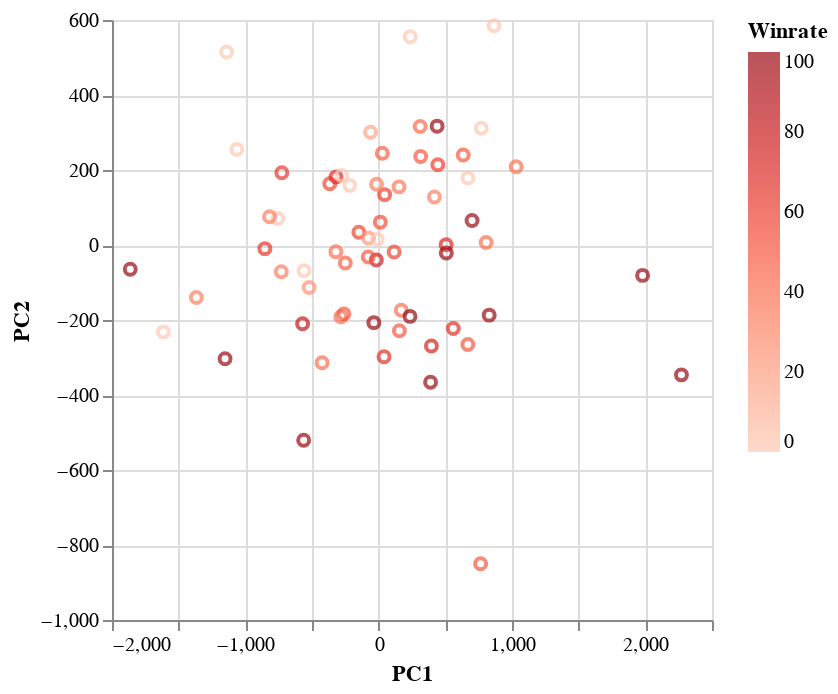

Notebook code cell kept with this figure:
### Code cell
alt.Chart(df_plot).mark_point().encode(
    x='PC1',
    y='PC2',
    tooltip=['Champion','Winrate','Picks'],
    color=alt.Color('Winrate', scale=alt.Scale(scheme='reds'))
)
#PCA ne permet pas de faire de distinctions car les variations de statistiques entre champions sont inhérentes à leurs roles dans la partie.
#Il faudrait mieux analyser les champions selon leur rôle (Top,Jgl,Mid,Adc,Supp) et avec moins de variables
#On ne peut rien déduire de cette PCA.

### Figure 1 — Vega-Lite specification as saved in the notebook (floating-point values rounded to 4 significant figures)
{"config": {"view": {"continuousWidth": 300, "continuousHeight": 300}}, "data": {"name": "data-d47ed4bd3402a98e8ca9aa3cf330eef0"}, "mark": {"type": "point"}, "encoding": {"color": {"field": "Winrate", "scale": {"scheme": "reds"}, "type": "quantitative"}, "tooltip": [{"field": "Champion", "type": "nominal"}, {"field": "Winrate", "type": "quantitative"}, {"field": "Picks", "type": "quantitative"}], "x": {"field": "PC1", "type": "quantitative"}, "y": {"field": "PC2", "type": "quantitative"}}, "$schema": "https://vega.github.io/schema/vega-lite/v5.20.1.json", "datasets": {"data-d47ed4bd3402a98e8ca9aa3cf330eef0": [{"Champion": " Aurora", "Picks": 9, "Bans": 30, "Presence": 100.0, "Wins": 7.0, "Losses": 2.0, "Winrate": 78.0, "KDA": 6.6, "Avg BT": "3.6", "GT": "32:52:00", "CSM": 7.9, "DPM": 678.0, "GPM": 402.0, "CSD@15": 0.6, "GD@15": 76.0, "XPD@15": -10.0, "PC1": -17.49, "PC2": -39.75}, {"Champion": " Yone", "Picks": 18, "Bans": 19, "Presence": 95.0, "Wins": 13.0, "Losses": 5.0, "Winrate": 72.0, "KDA": 4.4, "Avg BT": "3.2", "GT": "32:14:00", "CSM": 9.6, "DPM": 711.0, "GPM": 451.0, "CSD@15": 6.7, "GD@15": 434.0, "XPD@15": 372.0, "PC1": 506.0, "PC2": 0.6501}, {"Champion": " Rell", "Picks": 26, "Bans": 5, "Presence": 79.0, "Wins": 15.0, "Losses": 11.0, "Winrate": 58.0, "KDA": 3.0, "Avg BT": "8.8", "GT": "34:22:00", "CSM": 1.0, "DPM": 144.0, "GPM": 247.0, "CSD@15": -0.5, "GD@15": 11.0, "XPD@15": -58.0, "PC1": -148.8, "PC2": 33.86}, {"Champion": " Jax", "Picks": 15, "Bans": 15, "Presence": 77.0, "Wins": 6.0, "Losses": 9.0, "Winrate": 40.0, "KDA": 2.6, "Avg BT": "5", "GT": "35:00:00", "CSM": 7.8, "DPM": 403.0, "GPM": 396.0, "CSD@15": -8.9, "GD@15": -128.0, "XPD@15": -201.0, "PC1": -321.0, "PC2": -17.9}, {"Champion": " Skarner", "Picks": 13, "Bans": 17, "Presence": 77.0, "Wins": 7.0, "Losses": 6.0, "Winrate": 54.0, "KDA": 3.9, "Avg BT": "4", "GT": "31:48:00", "CSM": 5.8, "DPM": 372.0, "GPM": 332.0, "CSD@15": 2.4, "GD@15": 77.0, "XPD@15": 77.0, "PC1": 12.4, "PC2": 60.93}, {"Champion": " Ziggs", "Picks": 5, "Bans": 24, "Presence": 74.0, "Wins": 2.0, "Losses": 3.0, "Winrate": 40.0, "KDA": 3.9, "Avg BT": "4.5", "GT": "32:33:00", "CSM": 9.7, "DPM": 735.0, "GPM": 451.0, "CSD@15": 15.0, "GD@15": 685.0, "XPD@15": 877.0, "PC1": 1031.0, "PC2": 208.6}, {"Champion": " Ashe", "Picks": 5, "Bans": 23, "Presence": 72.0, "Wins": 3.0, "Losses": 2.0, "Winrate": 60.0, "KDA": 6.6, "Avg BT": "6.4", "GT": "34:26:00", "CSM": 9.7, "DPM": 654.0, "GPM": 457.0, "CSD@15": -1.6, "GD@15": 4.0, "XPD@15": 164.0, "PC1": 44.64, "PC2": 134.3}, {"Champion": " Gnar", "Picks": 17, "Bans": 11, "Presence": 72.0, "Wins": 11.0, "Losses": 6.0, "Winrate": 65.0, "KDA": 3.1, "Avg BT": "4", "GT": "32:43:00", "CSM": 8.0, "DPM": 520.0, "GPM": 402.0, "CSD@15": -6.6, "GD@15": -551.0, "XPD@15": -547.0, "PC1": -853.5, "PC2": -9.716}, {"Champion": " Kaisa", "Picks": 18, "Bans": 10, "Presence": 72.0, "Wins": 10.0, "Losses": 8.0, "Winrate": 56.0, "KDA": 5.9, "Avg BT": "8.4", "GT": "33:01:00", "CSM": 10.0, "DPM": 792.0, "GPM": 472.0, "CSD@15": -4.8, "GD@15": -344.0, "XPD@15": -86.0, "PC1": -366.6, "PC2": 163.2}, {"Champion": " Poppy", "Picks": 9, "Bans": 17, "Presence": 67.0, "Wins": 2.0, "Losses": 7.0, "Winrate": 22.0, "KDA": 1.9, "Avg BT": "6.5", "GT": "35:25:00", "CSM": 2.6, "DPM": 256.0, "GPM": 261.0, "CSD@15": 2.4, "GD@15": 61.0, "XPD@15": -20.0, "PC1": -76.45, "PC2": 18.82}, {"Champion": " Kalista", "Picks": 11, "Bans": 15, "Presence": 67.0, "Wins": 9.0, "Losses": 2.0, "Winrate": 82.0, "KDA": 5.5, "Avg BT": "7.4", "GT": "34:39:00", "CSM": 9.1, "DPM": 605.0, "GPM": 447.0, "CSD@15": -7.6, "GD@15": -218.0, "XPD@15": -504.0, "PC1": -570.5, "PC2": -210.0}, {"Champion": " Vi", "Picks": 15, "Bans": 9, "Presence": 62.0, "Wins": 7.0, "Losses": 8.0, "Winrate": 47.0, "KDA": 2.6, "Avg BT": "4.3", "GT": "34:31:00", "CSM": 6.1, "DPM": 295.0, "GPM": 345.0, "CSD@15": -3.0, "GD@15": -27.0, "XPD@15": 224.0, "PC1": 27.35, "PC2": 244.4}, {"Champion": " Jhin", "Picks": 14, "Bans": 9, "Presence": 59.0, "Wins": 5.0, "Losses": 9.0, "Winrate": 36.0, "KDA": 5.3, "Avg BT": "8.2", "GT": "33:09:00", "CSM": 9.6, "DPM": 593.0, "GPM": 419.0, "CSD@15": 4.9, "GD@15": 83.0, "XPD@15": 248.0, "PC1": 152.7, "PC2": 155.0}, {"Champion": " Rumble", "Picks": 10, "Bans": 12, "Presence": 56.0, "Wins": 6.0, "Losses": 4.0, "Winrate": 60.0, "KDA": 4.1, "Avg BT": "3.5", "GT": "33:53:00", "CSM": 7.6, "DPM": 679.0, "GPM": 388.0, "CSD@15": 3.4, "GD@15": 251.0, "XPD@15": 487.0, "PC1": 443.8, "PC2": 214.1}, {"Champion": " Leona", "Picks": 16, "Bans": 5, "Presence": 54.0, "Wins": 11.0, "Losses": 5.0, "Winrate": 69.0, "KDA": 2.8, "Avg BT": "9.4", "GT": "34:05:00", "CSM": 1.1, "DPM": 189.0, "GPM": 246.0, "CSD@15": -1.8, "GD@15": -225.0, "XPD@15": -60.0, "PC1": -319.9, "PC2": 181.7}, {"Champion": " Sejuani", "Picks": 15, "Bans": 6, "Presence": 54.0, "Wins": 7.0, "Losses": 8.0, "Winrate": 47.0, "KDA": 3.4, "Avg BT": "5.3", "GT": "33:11:00", "CSM": 5.5, "DPM": 302.0, "GPM": 318.0, "CSD@15": -4.1, "GD@15": -36.0, "XPD@15": -181.0, "PC1": -250.3, "PC2": -47.89}, {"Champion": " Orianna", "Picks": 9, "Bans": 11, "Presence": 51.0, "Wins": 3.0, "Losses": 6.0, "Winrate": 33.0, "KDA": 3.5, "Avg BT": "2.5", "GT": "33:47:00", "CSM": 8.1, "DPM": 587.0, "GPM": 382.0, "CSD@15": 8.1, "GD@15": -45.0, "XPD@15": 139.0, "PC1": -15.87, "PC2": 162.2}, {"Champion": " Renekton", "Picks": 7, "Bans": 13, "Presence": 51.0, "Wins": 3.0, "Losses": 4.0, "Winrate": 43.0, "KDA": 2.0, "Avg BT": "4.1", "GT": "36:41:00", "CSM": 8.1, "DPM": 381.0, "GPM": 386.0, "CSD@15": 10.1, "GD@15": 123.0, "XPD@15": 470.0, "PC1": 311.2, "PC2": 316.1}, {"Champion": " Smolder", "Picks": 12, "Bans": 7, "Presence": 49.0, "Wins": 3.0, "Losses": 9.0, "Winrate": 25.0, "KDA": 2.8, "Avg BT": "6.1", "GT": "33:15:00", "CSM": 9.7, "DPM": 801.0, "GPM": 428.0, "CSD@15": -6.2, "GD@15": -269.0, "XPD@15": -399.0, "PC1": -521.2, "PC2": -113.4}, {"Champion": " Ahri", "Picks": 12, "Bans": 4, "Presence": 41.0, "Wins": 7.0, "Losses": 5.0, "Winrate": 58.0, "KDA": 6.7, "Avg BT": "5.5", "GT": "35:04:00", "CSM": 8.6, "DPM": 699.0, "GPM": 429.0, "CSD@15": -0.8, "GD@15": 157.0, "XPD@15": 97.0, "PC1": 116.1, "PC2": -18.46}, {"Champion": " Ezreal", "Picks": 5, "Bans": 11, "Presence": 41.0, "Wins": 2.0, "Losses": 3.0, "Winrate": 40.0, "KDA": 4.3, "Avg BT": "7.8", "GT": "34:58:00", "CSM": 10.0, "DPM": 832.0, "GPM": 445.0, "CSD@15": 6.8, "GD@15": -44.0, "XPD@15": -297.0, "PC1": -283.6, "PC2": -191.2}, {"Champion": " Renata Glasc", "Picks": 6, "Bans": 10, "Presence": 41.0, "Wins": 3.0, "Losses": 3.0, "Winrate": 50.0, "KDA": 3.3, "Avg BT": "7.1", "GT": "34:55:00", "CSM": 1.2, "DPM": 194.0, "GPM": 252.0, "CSD@15": -1.8, "GD@15": 215.0, "XPD@15": 404.0, "PC1": 315.4, "PC2": 235.8}, {"Champion": " Maokai", "Picks": 8, "Bans": 6, "Presence": 36.0, "Wins": 5.0, "Losses": 3.0, "Winrate": 63.0, "KDA": 3.7, "Avg BT": "6.3", "GT": "33:20:00", "CSM": 5.1, "DPM": 284.0, "GPM": 311.0, "CSD@15": -8.5, "GD@15": -555.0, "XPD@15": -318.0, "PC1": -726.1, "PC2": 192.5}, {"Champion": " Nocturne", "Picks": 10, "Bans": 4, "Presence": 36.0, "Wins": 5.0, "Losses": 5.0, "Winrate": 50.0, "KDA": 4.5, "Avg BT": "6", "GT": "32:51:00", "CSM": 6.5, "DPM": 330.0, "GPM": 352.0, "CSD@15": 5.2, "GD@15": 76.0, "XPD@15": -52.0, "PC1": -78.0, "PC2": -32.19}, {"Champion": " Lucian", "Picks": 3, "Bans": 9, "Presence": 31.0, "Wins": 0.0, "Losses": 3.0, "Winrate": 0.0, "KDA": 2.2, "Avg BT": "5.6", "GT": "40:23:00", "CSM": 8.6, "DPM": 667.0, "GPM": 384.0, "CSD@15": 2.7, "GD@15": -266.0, "XPD@15": -17.0, "PC1": -276.3, "PC2": 185.3}, {"Champion": " Xayah", "Picks": 5, "Bans": 7, "Presence": 31.0, "Wins": 2.0, "Losses": 3.0, "Winrate": 40.0, "KDA": 2.8, "Avg BT": "9", "GT": "32:39:00", "CSM": 10.4, "DPM": 670.0, "GPM": 460.0, "CSD@15": -1.0, "GD@15": 305.0, "XPD@15": 17.0, "PC1": 169.5, "PC2": -173.8}, {"Champion": " Rakan", "Picks": 6, "Bans": 6, "Presence": 31.0, "Wins": 1.0, "Losses": 5.0, "Winrate": 17.0, "KDA": 3.1, "Avg BT": "8.3", "GT": "30:42:00", "CSM": 1.3, "DPM": 132.0, "GPM": 239.0, "CSD@15": -0.3, "GD@15": -101.0, "XPD@15": 199.0, "PC1": -60.9, "PC2": 300.7}, {"Champion": " Alistar", "Picks": 5, "Bans": 6, "Presence": 28.0, "Wins": 0.0, "Losses": 5.0, "Winrate": 0.0, "KDA": 1.2, "Avg BT": "8.8", "GT": "32:13:00", "CSM": 1.1, "DPM": 114.0, "GPM": 209.0, "CSD@15": 4.6, "GD@15": -116.0, "XPD@15": -13.0, "PC1": -216.2, "PC2": 159.0}, {"Champion": " KSante", "Picks": 6, "Bans": 5, "Presence": 28.0, "Wins": 2.0, "Losses": 4.0, "Winrate": 33.0, "KDA": 2.9, "Avg BT": "6.8", "GT": "31:35:00", "CSM": 7.1, "DPM": 359.0, "GPM": 361.0, "CSD@15": 0.2, "GD@15": 336.0, "XPD@15": 399.0, "PC1": 418.0, "PC2": 127.9}, {"Champion": " Ivern", "Picks": 3, "Bans": 7, "Presence": 26.0, "Wins": 2.0, "Losses": 1.0, "Winrate": 67.0, "KDA": 6.2, "Avg BT": "2.7", "GT": "39:05:00", "CSM": 5.9, "DPM": 176.0, "GPM": 341.0, "CSD@15": 0.3, "GD@15": 366.0, "XPD@15": -174.0, "PC1": 40.23, "PC2": -298.2}, {"Champion": " Nautilus", "Picks": 5, "Bans": 3, "Presence": 21.0, "Wins": 2.0, "Losses": 3.0, "Winrate": 40.0, "KDA": 1.6, "Avg BT": "9", "GT": "29:08:00", "CSM": 1.2, "DPM": 199.0, "GPM": 248.0, "CSD@15": 1.2, "GD@15": 33.0, "XPD@15": -501.0, "PC1": -424.1, "PC2": -314.2}, {"Champion": " Akali", "Picks": 5, "Bans": 2, "Presence": 18.0, "Wins": 0.0, "Losses": 5.0, "Winrate": 0.0, "KDA": 0.9, "Avg BT": "3", "GT": "27:54:00", "CSM": 8.2, "DPM": 444.0, "GPM": 352.0, "CSD@15": -7.0, "GD@15": -1107.0, "XPD@15": -351.0, "PC1": -1141.0, "PC2": 514.7}, {"Champion": " Braum", "Picks": 4, "Bans": 3, "Presence": 18.0, "Wins": 4.0, "Losses": 0.0, "Winrate": 100.0, "KDA": 6.6, "Avg BT": "6.7", "GT": "35:12:00", "CSM": 1.1, "DPM": 189.0, "GPM": 263.0, "CSD@15": 2.8, "GD@15": 617.0, "XPD@15": 536.0, "PC1": 700.5, "PC2": 65.47}, {"Champion": " Neeko", "Picks": 5, "Bans": 2, "Presence": 18.0, "Wins": 2.0, "Losses": 3.0, "Winrate": 40.0, "KDA": 3.2, "Avg BT": "6", "GT": "30:45:00", "CSM": 5.3, "DPM": 494.0, "GPM": 336.0, "CSD@15": 10.0, "GD@15": 693.0, "XPD@15": 568.0, "PC1": 806.1, "PC2": 6.728}, {"Champion": " Tristana", "Picks": 3, "Bans": 3, "Presence": 15.0, "Wins": 1.0, "Losses": 2.0, "Winrate": 33.0, "KDA": 3.5, "Avg BT": "7.7", "GT": "32:16:00", "CSM": 8.9, "DPM": 639.0, "GPM": 430.0, "CSD@15": -10.7, "GD@15": -434.0, "XPD@15": -508.0, "PC1": -730.2, "PC2": -71.37}, {"Champion": " Brand", "Picks": 1, "Bans": 4, "Presence": 13.0, "Wins": 1.0, "Losses": 0.0, "Winrate": 100.0, "KDA": 8.0, "Avg BT": "4", "GT": "33:28:00", "CSM": 7.7, "DPM": 845.0, "GPM": 430.0, "CSD@15": 30.0, "GD@15": 1976.0, "XPD@15": 1292.0, "PC1": 2271.0, "PC2": -346.3}, {"Champion": " LeBlanc", "Picks": 1, "Bans": 4, "Presence": 13.0, "Wins": 1.0, "Losses": 0.0, "Winrate": 100.0, "KDA": 14.0, "Avg BT": "5.3", "GT": "35:36:00", "CSM": 8.4, "DPM": 1058.0, "GPM": 434.0, "CSD@15": 12.0, "GD@15": 120.0, "XPD@15": 570.0, "PC1": 438.4, "PC2": 316.9}, {"Champion": " Miss Fortune", "Picks": 4, "Bans": 1, "Presence": 13.0, "Wins": 3.0, "Losses": 1.0, "Winrate": 75.0, "KDA": 5.9, "Avg BT": "10", "GT": "34:29:00", "CSM": 9.7, "DPM": 885.0, "GPM": 487.0, "CSD@15": 4.2, "GD@15": 507.0, "XPD@15": 102.0, "PC1": 395.5, "PC2": -269.5}, {"Champion": " Syndra", "Picks": 3, "Bans": 2, "Presence": 13.0, "Wins": 0.0, "Losses": 3.0, "Winrate": 0.0, "KDA": 2.1, "Avg BT": "8", "GT": "34:06:00", "CSM": 7.6, "DPM": 554.0, "GPM": 380.0, "CSD@15": -5.3, "GD@15": -533.0, "XPD@15": -424.0, "PC1": -755.9, "PC2": 70.43}, {"Champion": " Wukong", "Picks": 4, "Bans": 1, "Presence": 13.0, "Wins": 2.0, "Losses": 2.0, "Winrate": 50.0, "KDA": 3.3, "Avg BT": "5", "GT": "32:14:00", "CSM": 5.9, "DPM": 392.0, "GPM": 352.0, "CSD@15": 0.5, "GD@15": 376.0, "XPD@15": -42.0, "PC1": 155.4, "PC2": -228.6}, {"Champion": " Zyra", "Picks": 3, "Bans": 2, "Presence": 13.0, "Wins": 0.0, "Losses": 3.0, "Winrate": 0.0, "KDA": 2.4, "Avg BT": "5", "GT": "35:29:00", "CSM": 6.8, "DPM": 656.0, "GPM": 358.0, "CSD@15": 22.7, "GD@15": 437.0, "XPD@15": 773.0, "PC1": 769.3, "PC2": 311.2}, {"Champion": " Sylas", "Picks": 4, "Bans": 1, "Presence": 13.0, "Wins": 4.0, "Losses": 0.0, "Winrate": 100.0, "KDA": 4.9, "Avg BT": "8", "GT": "33:47:00", "CSM": 8.5, "DPM": 548.0, "GPM": 437.0, "CSD@15": -7.5, "GD@15": 188.0, "XPD@15": -145.0, "PC1": -36.01, "PC2": -207.0}, {"Champion": " Cassiopeia", "Picks": 3, "Bans": 1, "Presence": 10.0, "Wins": 1.0, "Losses": 2.0, "Winrate": 33.0, "KDA": 2.4, "Avg BT": "3", "GT": "36:09:00", "CSM": 8.7, "DPM": 467.0, "GPM": 378.0, "CSD@15": -1.0, "GD@15": -573.0, "XPD@15": -462.0, "PC1": -818.2, "PC2": 75.3}, {"Champion": " Olaf", "Picks": 3, "Bans": 1, "Presence": 10.0, "Wins": 1.0, "Losses": 2.0, "Winrate": 33.0, "KDA": 1.6, "Avg BT": "8", "GT": "33:13:00", "CSM": 7.8, "DPM": 621.0, "GPM": 393.0, "CSD@15": -20.7, "GD@15": -861.0, "XPD@15": -986.0, "PC1": -1367.0, "PC2": -139.9}, {"Champion": " Amumu", "Picks": 2, "Bans": 1, "Presence": 8.0, "Wins": 0.0, "Losses": 2.0, "Winrate": 0.0, "KDA": 2.2, "Avg BT": "8", "GT": "33:27:00", "CSM": 6.2, "DPM": 525.0, "GPM": 327.0, "CSD@15": 23.5, "GD@15": -110.0, "XPD@15": 597.0, "PC1": 236.0, "PC2": 555.6}, {"Champion": " Draven", "Picks": 2, "Bans": 1, "Presence": 8.0, "Wins": 1.0, "Losses": 1.0, "Winrate": 50.0, "KDA": 2.5, "Avg BT": "9", "GT": "26:36:00", "CSM": 9.1, "DPM": 573.0, "GPM": 512.0, "CSD@15": -11.0, "GD@15": 1220.0, "XPD@15": -90.0, "PC1": 764.7, "PC2": -850.1}, {"Champion": " Galio", "Picks": 3, "Bans": 0, "Presence": 8.0, "Wins": 2.0, "Losses": 1.0, "Winrate": 67.0, "KDA": 4.6, "Avg BT": "-", "GT": "35:48:00", "CSM": 7.4, "DPM": 477.0, "GPM": 370.0, "CSD@15": 2.7, "GD@15": 662.0, "XPD@15": 235.0, "PC1": 559.8, "PC2": -222.5}, {"Champion": " Varus", "Picks": 3, "Bans": 0, "Presence": 8.0, "Wins": 0.0, "Losses": 3.0, "Winrate": 0.0, "KDA": 1.6, "Avg BT": "-", "GT": "36:25:00", "CSM": 9.2, "DPM": 439.0, "GPM": 403.0, "CSD@15": 2.7, "GD@15": -278.0, "XPD@15": -398.0, "PC1": -560.3, "PC2": -68.48}, {"Champion": " Yasuo", "Picks": 2, "Bans": 1, "Presence": 8.0, "Wins": 1.0, "Losses": 1.0, "Winrate": 50.0, "KDA": 3.1, "Avg BT": "7", "GT": "35:36:00", "CSM": 8.4, "DPM": 423.0, "GPM": 419.0, "CSD@15": 2.0, "GD@15": 408.0, "XPD@15": 632.0, "PC1": 634.2, "PC2": 240.2}, {"Champion": " Jarvan IV", "Picks": 1, "Bans": 1, "Presence": 5.0, "Wins": 1.0, "Losses": 0.0, "Winrate": 100.0, "KDA": 6.3, "Avg BT": "5", "GT": "33:07:00", "CSM": 6.2, "DPM": 397.0, "GPM": 411.0, "CSD@15": -28.0, "GD@15": -563.0, "XPD@15": -964.0, "PC1": -1152.0, "PC2": -303.1}, {"Champion": " Jinx", "Picks": 1, "Bans": 1, "Presence": 5.0, "Wins": 0.0, "Losses": 1.0, "Winrate": 0.0, "KDA": 4.5, "Avg BT": "3", "GT": "45:13:00", "CSM": 10.1, "DPM": 685.0, "GPM": 422.0, "CSD@15": 19.0, "GD@15": 315.0, "XPD@15": 1046.0, "PC1": 866.0, "PC2": 584.7}, {"Champion": " Kennen", "Picks": 2, "Bans": 0, "Presence": 5.0, "Wins": 1.0, "Losses": 1.0, "Winrate": 50.0, "KDA": 4.8, "Avg BT": "-", "GT": "38:42:00", "CSM": 8.0, "DPM": 719.0, "GPM": 390.0, "CSD@15": 11.5, "GD@15": -14.0, "XPD@15": -280.0, "PC1": -261.1, "PC2": -184.0}, {"Champion": " Nami", "Picks": 1, "Bans": 1, "Presence": 5.0, "Wins": 0.0, "Losses": 1.0, "Winrate": 0.0, "KDA": 12.0, "Avg BT": "8", "GT": "42:14:00", "CSM": 1.1, "DPM": 259.0, "GPM": 217.0, "CSD@15": 3.0, "GD@15": 116.0, "XPD@15": 20.0, "PC1": -9.879, "PC2": 15.45}, {"Champion": " Sion", "Picks": 2, "Bans": 0, "Presence": 5.0, "Wins": 1.0, "Losses": 1.0, "Winrate": 50.0, "KDA": 1.4, "Avg BT": "-", "GT": "29:11:00", "CSM": 8.2, "DPM": 377.0, "GPM": 348.0, "CSD@15": 25.5, "GD@15": 789.0, "XPD@15": 272.0, "PC1": 668.9, "PC2": -265.6}, {"Champion": " Darius", "Picks": 1, "Bans": 0, "Presence": 3.0, "Wins": 0.0, "Losses": 1.0, "Winrate": 0.0, "KDA": 1.3, "Avg BT": "-", "GT": "33:28:00", "CSM": 7.6, "DPM": 414.0, "GPM": 348.0, "CSD@15": -15.0, "GD@15": -952.0, "XPD@15": -1226.0, "PC1": -1615.0, "PC2": -231.6}, {"Champion": " Gragas", "Picks": 1, "Bans": 0, "Presence": 3.0, "Wins": 1.0, "Losses": 0.0, "Winrate": 100.0, "KDA": 14.0, "Avg BT": "-", "GT": "28:08:00", "CSM": 8.0, "DPM": 500.0, "GPM": 428.0, "CSD@15": 3.0, "GD@15": 477.0, "XPD@15": 355.0, "PC1": 507.3, "PC2": -21.56}, {"Champion": " Jayce", "Picks": 1, "Bans": 0, "Presence": 3.0, "Wins": 1.0, "Losses": 0.0, "Winrate": 100.0, "KDA": 7.0, "Avg BT": "-", "GT": "28:09:00", "CSM": 8.2, "DPM": 1063.0, "GPM": 478.0, "CSD@15": 27.0, "GD@15": 1544.0, "XPD@15": 1302.0, "PC1": 1979.0, "PC2": -81.01}, {"Champion": " Nunu", "Picks": 1, "Bans": 0, "Presence": 3.0, "Wins": 1.0, "Losses": 0.0, "Winrate": 100.0, "KDA": 21.0, "Avg BT": "-", "GT": "37:44:00", "CSM": 6.8, "DPM": 398.0, "GPM": 403.0, "CSD@15": -24.0, "GD@15": -1259.0, "XPD@15": -1260.0, "PC1": -1863.0, "PC2": -64.48}, {"Champion": " Twitch", "Picks": 1, "Bans": 0, "Presence": 3.0, "Wins": 1.0, "Losses": 0.0, "Winrate": 100.0, "KDA": 17.0, "Avg BT": "-", "GT": "33:11:00", "CSM": 9.8, "DPM": 940.0, "GPM": 498.0, "CSD@15": -15.0, "GD@15": 323.0, "XPD@15": 57.0, "PC1": 235.0, "PC2": -190.4}, {"Champion": " Urgot", "Picks": 1, "Bans": 0, "Presence": 3.0, "Wins": 0.0, "Losses": 1.0, "Winrate": 0.0, "KDA": 2.3, "Avg BT": "-", "GT": "33:26:00", "CSM": 10.2, "DPM": 640.0, "GPM": 474.0, "CSD@15": 20.0, "GD@15": 445.0, "XPD@15": 613.0, "PC1": 669.0, "PC2": 178.9}, {"Champion": " Xin Zhao", "Picks": 1, "Bans": 0, "Presence": 3.0, "Wins": 1.0, "Losses": 0.0, "Winrate": 100.0, "KDA": 11.0, "Avg BT": "-", "GT": "32:48:00", "CSM": 7.2, "DPM": 341.0, "GPM": 383.0, "CSD@15": 2.0, "GD@15": 647.0, "XPD@15": 14.0, "PC1": 389.2, "PC2": -366.0}, {"Champion": " Camille", "Picks": 1, "Bans": 0, "Presence": 3.0, "Wins": 1.0, "Losses": 0.0, "Winrate": 100.0, "KDA": 6.5, "Avg BT": "-", "GT": "39:50:00", "CSM": 8.8, "DPM": 554.0, "GPM": 466.0, "CSD@15": 15.0, "GD@15": 821.0, "XPD@15": 448.0, "PC1": 828.9, "PC2": -187.0}, {"Champion": " Lillia", "Picks": 1, "Bans": 0, "Presence": 3.0, "Wins": 0.0, "Losses": 1.0, "Winrate": 0.0, "KDA": 4.0, "Avg BT": "-", "GT": "45:40:00", "CSM": 6.7, "DPM": 386.0, "GPM": 347.0, "CSD@15": -7.0, "GD@15": -865.0, "XPD@15": -495.0, "PC1": -1064.0, "PC2": 255.0}, {"Champion": " Hwei", "Picks": 1, "Bans": 0, "Presence": 3.0, "Wins": 1.0, "Losses": 0.0, "Winrate": 100.0, "KDA": 19.0, "Avg BT": "-", "GT": "37:44:00", "CSM": 7.2, "DPM": 778.0, "GPM": 442.0, "CSD@15": -11.0, "GD@15": -26.0, "XPD@15": -727.0, "PC1": -562.6, "PC2": -520.5}]}}
